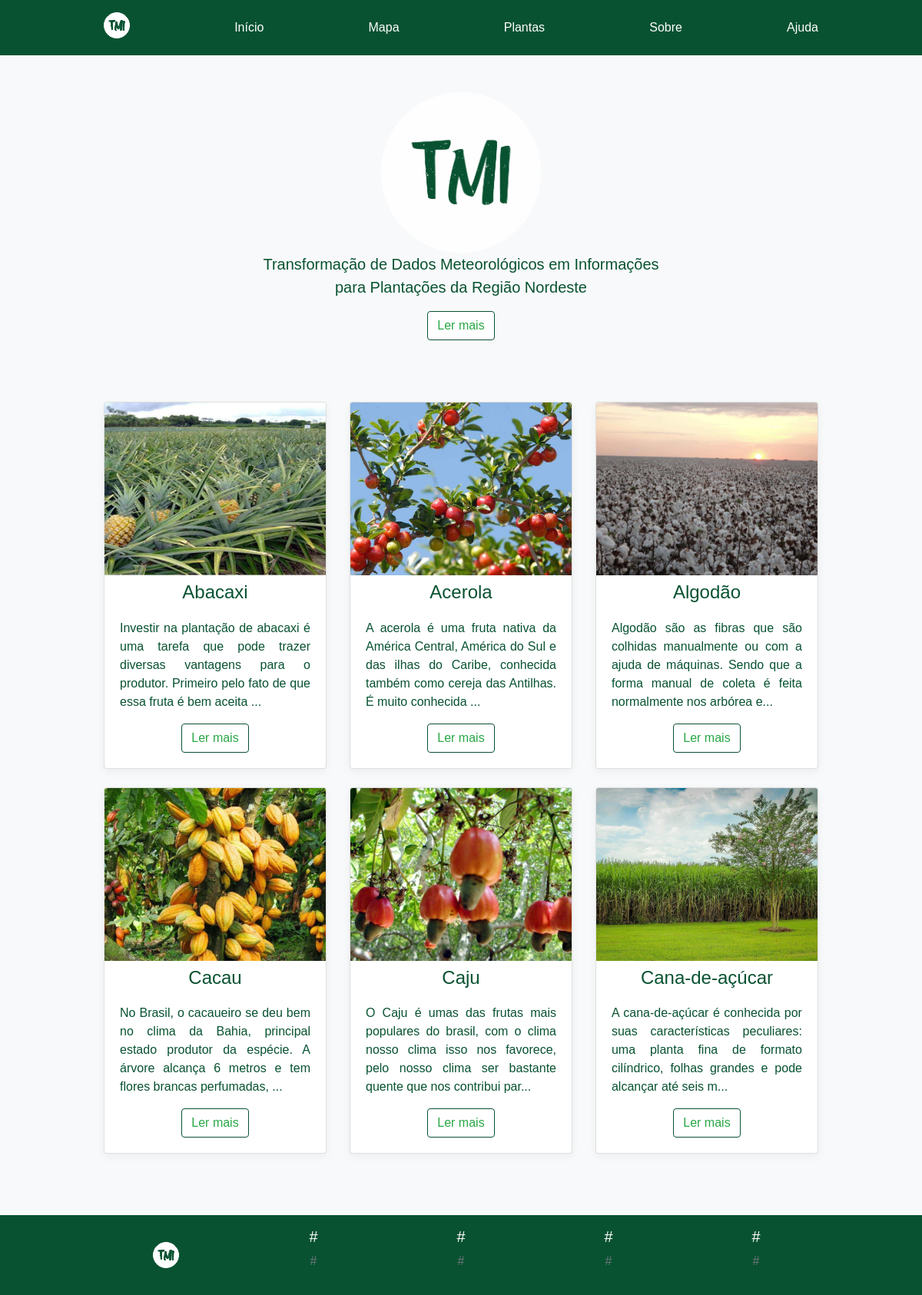
The page / on the database its author committed.
### tables this page shows
CREATE TABLE IF NOT EXISTS `plantacao` (
  `id_plantacao` int(11) NOT NULL AUTO_INCREMENT,
  `reino` varchar(10) NOT NULL,
  `divisao` varchar(15) NOT NULL,
  `classe` varchar(15) NOT NULL,
  `ordem` varchar(15) NOT NULL,
  `familia` varchar(20) NOT NULL,
  `genero` varchar(20) NOT NULL,
  `nome` varchar(30) NOT NULL,
  `temperatura` varchar(30) NOT NULL,
  `agua` varchar(100) NOT NULL,
  `solo` varchar(250) NOT NULL,
  `descricao` varchar(5000) NOT NULL,
  `foto` varchar(30) NOT NULL,
  PRIMARY KEY (`id_plantacao`)
);

### index.php (the view, shortened to what this page needs)
<!doctype html>
<html lang="pt-br">
    <head>
    </head>
    <body>
        <div class="position-relative overflow-hidden p-md-5 text-center bg-light">
            <div class="col-6 mx-auto">
                <img width="40%" src="img/tmi.png" alt="Transformação de Dados Meteorológicos em Informações para Plantações da Região Nordeste" title="Transformação de Dados Meteorológicos em Informações para Plantações da Região Nordeste">
                <p class="lead font-weight-normal">Transformação de Dados Meteorológicos em Informações para Plantações da Região Nordeste</p>
                <a class="btn btn-outline-success" href="sobre.php">Ler mais</a>
            </div>
        </div>
        <section class="album bg-light mt-3 py-3">
            <div class="container">
                <div class="row">
                    <?php
                    include("conexao.php");
                    $resultado = $con->query("SELECT id_plantacao, nome, descricao, foto FROM plantacao ORDER BY nome ASC LIMIT 6");
                    $resultado->execute();
                    while ($linha = $resultado->fetch(PDO::FETCH_ASSOC)) {
                        $str = $linha['descricao'];
                        $newStr = "";
                        for ($i = 0; $i < 153; $i++) {
                            $newStr .= $str[$i];
                        }
                        ?>
                        <div class="col-md-4">
                            <div class="card mb-4 box-shadow">
                                <img class="miniatura card-img-top" title='<?php echo "$linha[nome]"; ?>' alt='<?php echo "$linha[nome]"; ?>' src='img/<?php echo "$linha[foto]"; ?>'>
                                <h4 class="d-inline-block text-center mt-2 mb-0"><?php echo "$linha[nome]"; ?></h4>
                                <div class="card-body">
                                    <p class="card-text text-justify"><?php echo $newStr; ?>...
                                    <div class="d-flex justify-content-between align-items-center">
                                        <div class="btn-group text-center m-auto">
                                            <form method="post" action="consulta.php"> <input class="btn btn-outline-success" type="submit" value="Ler mais"/></form></p>
                                        </div>
                                    </div>
                                </div>
                            </div>
                        </div>
                    <?php } ?>
        </section>
    </body>
</html>

### css/style.css (style rules this page uses)
body { font-style: normal; font-weight: normal; font-variant: normal; font-stretch: normal; font-family:Arial; background-color: #f8f9fa; color: #085231; }
.container { max-width: 960px; }
.header-site { background-color: #085231; -webkit-backdrop-filter: saturate(180%) blur(20px); backdrop-filter: saturate(180%) blur(20px); }
.header-site a { color: #fff; transition: all .15s; }
.box-shadow { box-shadow: 0 .25rem .75rem rgba(0, 0, 0, .05); }
.overflow-hidden { overflow: hidden; }
.mudandoCor { color: #fff; }
.miniatura { width: 100%; height: 225px; object-fit: cover; object-position: bottom; }
.btn { background-color: #fff; }
.btn-outline-success { border-color: #085231; }

### rows shown on the page
plantacao: foto (picture), nome "Abacaxi", newStr "Investir na plantação de abacaxi é uma tarefa que pode trazer diversas vantagens para o produtor. Primeiro pelo fato de que essa fruta é bem aceita"
plantacao: foto (picture), nome "Acerola", newStr "A acerola é uma fruta nativa da América Central, América do Sul e das ilhas do Caribe, conhecida também como cereja das Antilhas. É muito conhecida"
plantacao: foto (picture), nome "Algodão", newStr "Algodão são as fibras que são colhidas manualmente ou com a ajuda de máquinas. Sendo que a forma manual de coleta é feita normalmente nos arbórea e"
plantacao: foto (picture), nome "Cacau", newStr "No Brasil, o cacaueiro se deu bem no clima da Bahia, principal estado produtor da espécie. A árvore alcança 6 metros e tem flores brancas perfumadas,"
plantacao: foto (picture), nome "Caju", newStr "O Caju é umas das frutas mais populares do brasil, com o clima nosso clima isso nos favorece, pelo nosso clima ser bastante quente que nos contribui par"
plantacao: foto (picture), nome "Cana-de-açúcar", newStr "A cana-de-açúcar é conhecida por suas características peculiares: uma planta fina de formato cilíndrico, folhas grandes e pode alcançar até seis m"
